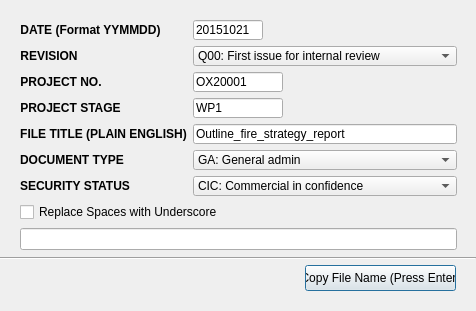
<?xml version="1.0" encoding="UTF-8"?>
<ui version="4.0">
 <class>dialog_6_1_naming_convention</class>
 <widget class="QDialog" name="dialog_6_1_naming_convention">
  <property name="geometry">
   <rect>
    <x>0</x>
    <y>0</y>
    <width>476</width>
    <height>311</height>
   </rect>
  </property>
  <property name="windowTitle">
   <string>OFR Naming Convention</string>
  </property>
  <widget class="QPushButton" name="pushButton_copy">
   <property name="geometry">
    <rect>
     <x>305</x>
     <y>265</y>
     <width>151</width>
     <height>26</height>
    </rect>
   </property>
   <property name="text">
    <string>Copy File Name (Press Enter)</string>
   </property>
  </widget>
  <widget class="QWidget" name="verticalLayoutWidget">
   <property name="geometry">
    <rect>
     <x>20</x>
     <y>20</y>
     <width>437</width>
     <height>230</height>
    </rect>
   </property>
   <layout class="QVBoxLayout" name="verticalLayout">
    <item>
     <layout class="QFormLayout" name="formLayout">
      <item row="0" column="0">
       <widget class="QLabel" name="label_16">
        <property name="font">
         <font>
          <weight>75</weight>
          <bold>true</bold>
         </font>
        </property>
        <property name="text">
         <string>DATE (Format YYMMDD)</string>
        </property>
        <property name="alignment">
         <set>Qt::AlignCenter</set>
        </property>
       </widget>
      </item>
      <item row="0" column="1">
       <widget class="QLineEdit" name="lineEdit_1_date">
        <property name="maximumSize">
         <size>
          <width>70</width>
          <height>16777215</height>
         </size>
        </property>
        <property name="text">
         <string>20151021</string>
        </property>
       </widget>
      </item>
      <item row="1" column="0">
       <widget class="QLabel" name="label_15">
        <property name="font">
         <font>
          <weight>75</weight>
          <bold>true</bold>
         </font>
        </property>
        <property name="text">
         <string>REVISION</string>
        </property>
        <property name="alignment">
         <set>Qt::AlignCenter</set>
        </property>
       </widget>
      </item>
      <item row="1" column="1">
       <widget class="QComboBox" name="comboBox_2_revision">
        <property name="maximumSize">
         <size>
          <width>16777215</width>
          <height>16777215</height>
         </size>
        </property>
        <item>
         <property name="text">
          <string>Q00: First issue for internal review</string>
         </property>
        </item>
        <item>
         <property name="text">
          <string>Q01: Reviewer's comments</string>
         </property>
        </item>
        <item>
         <property name="text">
          <string>Q02: Authoriser's comments</string>
         </property>
        </item>
        <item>
         <property name="text">
          <string>D00: First issue to others for comment</string>
         </property>
        </item>
        <item>
         <property name="text">
          <string>D01: Sub-sequent external reviews</string>
         </property>
        </item>
        <item>
         <property name="text">
          <string>R00: First issue</string>
         </property>
        </item>
        <item>
         <property name="text">
          <string>R01: Second issue</string>
         </property>
        </item>
       </widget>
      </item>
      <item row="2" column="0">
       <widget class="QLabel" name="label_14">
        <property name="maximumSize">
         <size>
          <width>90</width>
          <height>16777215</height>
         </size>
        </property>
        <property name="font">
         <font>
          <weight>75</weight>
          <bold>true</bold>
         </font>
        </property>
        <property name="text">
         <string>PROJECT NO.</string>
        </property>
        <property name="alignment">
         <set>Qt::AlignCenter</set>
        </property>
       </widget>
      </item>
      <item row="2" column="1">
       <widget class="QLineEdit" name="lineEdit_3_project_no">
        <property name="maximumSize">
         <size>
          <width>90</width>
          <height>16777215</height>
         </size>
        </property>
        <property name="text">
         <string>OX20001</string>
        </property>
       </widget>
      </item>
      <item row="3" column="0">
       <widget class="QLabel" name="label_17">
        <property name="font">
         <font>
          <weight>75</weight>
          <bold>true</bold>
         </font>
        </property>
        <property name="text">
         <string>PROJECT STAGE</string>
        </property>
        <property name="alignment">
         <set>Qt::AlignCenter</set>
        </property>
       </widget>
      </item>
      <item row="3" column="1">
       <widget class="QLineEdit" name="lineEdit_4_project_stage">
        <property name="maximumSize">
         <size>
          <width>90</width>
          <height>16777215</height>
         </size>
        </property>
        <property name="text">
         <string>WP1</string>
        </property>
       </widget>
      </item>
      <item row="4" column="0">
       <widget class="QLabel" name="label_18">
        <property name="font">
         <font>
          <weight>75</weight>
          <bold>true</bold>
         </font>
        </property>
        <property name="text">
         <string>FILE TITLE (PLAIN ENGLISH)</string>
        </property>
        <property name="alignment">
         <set>Qt::AlignCenter</set>
        </property>
       </widget>
      </item>
      <item row="4" column="1">
       <widget class="QLineEdit" name="lineEdit_5_title">
        <property name="minimumSize">
         <size>
          <width>200</width>
          <height>0</height>
         </size>
        </property>
        <property name="text">
         <string>Outline_fire_strategy_report</string>
        </property>
       </widget>
      </item>
      <item row="5" column="0">
       <widget class="QLabel" name="label_19">
        <property name="font">
         <font>
          <weight>75</weight>
          <bold>true</bold>
         </font>
        </property>
        <property name="text">
         <string>DOCUMENT TYPE</string>
        </property>
        <property name="alignment">
         <set>Qt::AlignCenter</set>
        </property>
       </widget>
      </item>
      <item row="5" column="1">
       <widget class="QComboBox" name="comboBox_6_type">
        <item>
         <property name="text">
          <string>GA: General admin</string>
         </property>
        </item>
        <item>
         <property name="text">
          <string>MD: Marketing</string>
         </property>
        </item>
        <item>
         <property name="text">
          <string>FP: Fee proposal</string>
         </property>
        </item>
        <item>
         <property name="text">
          <string>LT: Letter</string>
         </property>
        </item>
        <item>
         <property name="text">
          <string>DN: Design note</string>
         </property>
        </item>
        <item>
         <property name="text">
          <string>OF: Outline strategy</string>
         </property>
        </item>
        <item>
         <property name="text">
          <string>DF: Detailed strategy</string>
         </property>
        </item>
        <item>
         <property name="text">
          <string>RF: Retrospective strategy</string>
         </property>
        </item>
        <item>
         <property name="text">
          <string>FA: Fire risk assessment</string>
         </property>
        </item>
        <item>
         <property name="text">
          <string>FS: Fire survey report</string>
         </property>
        </item>
        <item>
         <property name="text">
          <string>FN: File note</string>
         </property>
        </item>
        <item>
         <property name="text">
          <string>MN: Meeting notes</string>
         </property>
        </item>
        <item>
         <property name="text">
          <string>CS: Calculation sheet</string>
         </property>
        </item>
        <item>
         <property name="text">
          <string>SK: Sketch</string>
         </property>
        </item>
        <item>
         <property name="text">
          <string>DW: Drawing</string>
         </property>
        </item>
        <item>
         <property name="text">
          <string>XO: Expert opinion</string>
         </property>
        </item>
       </widget>
      </item>
      <item row="6" column="0">
       <widget class="QLabel" name="label_20">
        <property name="font">
         <font>
          <weight>75</weight>
          <bold>true</bold>
         </font>
        </property>
        <property name="text">
         <string>SECURITY STATUS</string>
        </property>
        <property name="alignment">
         <set>Qt::AlignCenter</set>
        </property>
       </widget>
      </item>
      <item row="6" column="1">
       <widget class="QComboBox" name="comboBox_7_security_status">
        <item>
         <property name="text">
          <string>CIC: Commercial in confidence</string>
         </property>
        </item>
        <item>
         <property name="text">
          <string>WPC: Without prejudice and confidential</string>
         </property>
        </item>
        <item>
         <property name="text">
          <string>SDS: Secure document</string>
         </property>
        </item>
        <item>
         <property name="text">
          <string>FID: Free issue document (no security status)</string>
         </property>
        </item>
       </widget>
      </item>
     </layout>
    </item>
    <item>
     <widget class="QCheckBox" name="checkBox_replace_spaces">
      <property name="text">
       <string>Replace Spaces with Underscore</string>
      </property>
     </widget>
    </item>
    <item>
     <widget class="QLineEdit" name="lineEdit_result"/>
    </item>
   </layout>
  </widget>
  <widget class="Line" name="line">
   <property name="geometry">
    <rect>
     <x>0</x>
     <y>250</y>
     <width>476</width>
     <height>16</height>
    </rect>
   </property>
   <property name="orientation">
    <enum>Qt::Horizontal</enum>
   </property>
  </widget>
 </widget>
 <tabstops>
  <tabstop>pushButton_copy</tabstop>
 </tabstops>
 <resources/>
 <connections/>
</ui>
